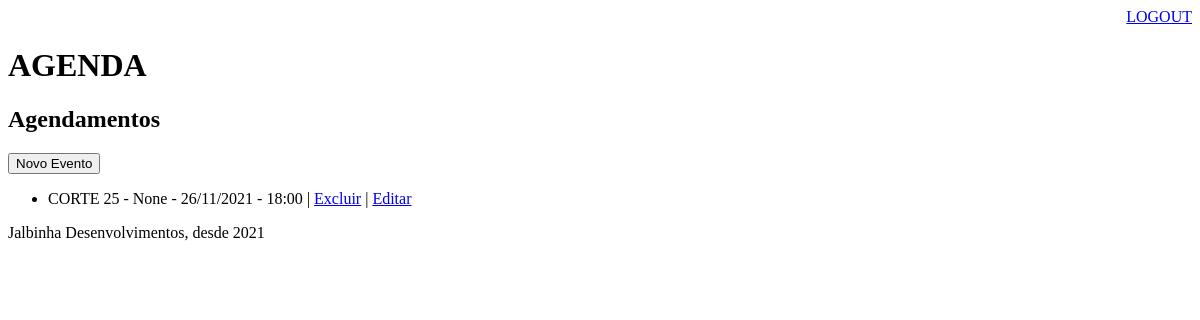
/eventos/ (signed in), run on an earlier commit of the app's database.
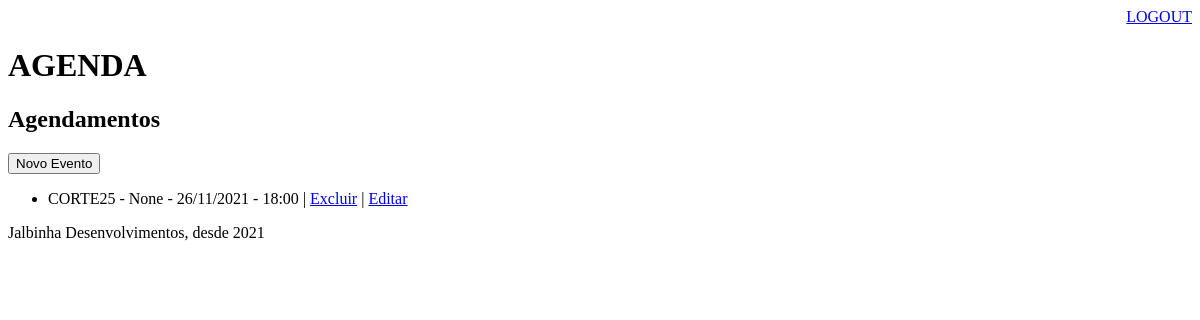
And on a later commit of the database.
### core/models.py (models this page shows, shortened)
class Evento(models.Model):
    titulo = models.CharField(max_length=100)
    descricao = models.TextField(blank=True, null=True)
    data_evento = models.DateTimeField(verbose_name='Data do Evento')
    data_criacao = models.DateTimeField(auto_now=True)
    usuario = models.ForeignKey(User, on_delete=models.CASCADE)
    local = models.CharField(max_length=100, blank=True, null=True)
    class Meta:
        db_table = 'evento'
    def get_data_evento(self):
        return self.data_evento.strftime('%d/%m/%Y - %H:%M')

### core/views.py (the view)
# urls.py: path('eventos/', views.event),
@login_required(login_url='/login/')
def event(request):
    usuario = request.user
    tit = Evento.objects.filter(usuario=usuario)
    dados = {'eventos': tit}
    return render(request, 'agenda.html', dados)

### templates/agenda.html
    {% extends "model-page.html" %}
    {% block content %}
        <h2>Agendamentos</h2>
        <a href="/evento">
            <button type="button">Novo Evento</button>
        </a>
        {% for evento in eventos %}
            <ul>
                <li>
                    {{ evento.titulo}} - {{ evento.local }} - {{ evento.get_data_evento }} |
                    <a href="/evento/delete/{{ evento.id }}">Excluir</a> | <a href="/evento/?id={{ evento.id }}">Editar</a>
                </li>
            </ul>
        {% endfor %}
    {% endblock %}

What changed in the data, as far as the page shows it:
changed Evento "None": titulo "CORTE 25" → "CORTE25"
